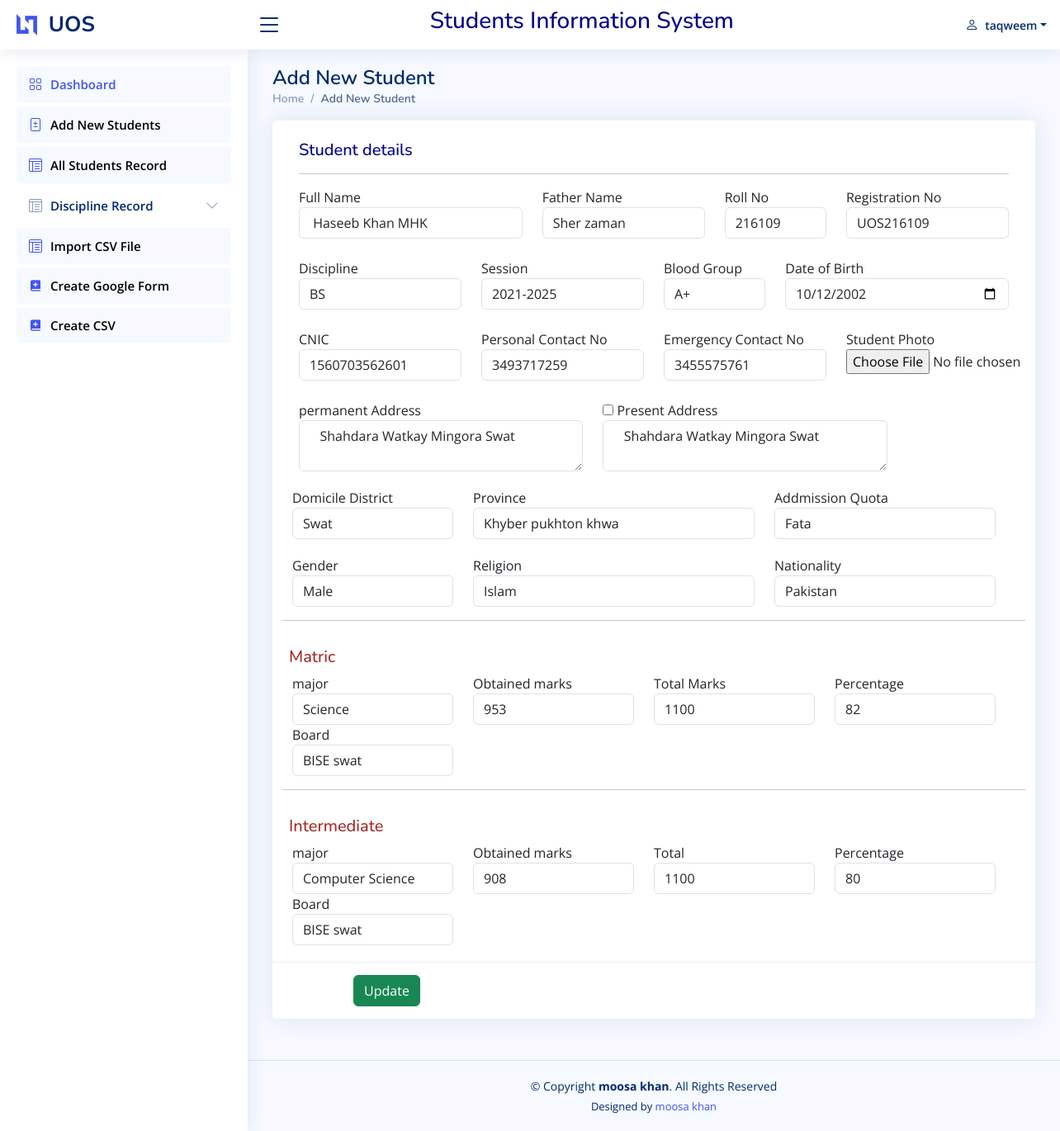
The app's page /addstudent.php?EId=23 (signed in) with its own data.
### tables this page shows
CREATE TABLE `student` (
  `S_no` int(11) NOT NULL,
  `full_name` varchar(50) NOT NULL,
  `f_name` varchar(50) NOT NULL,
  `Roll_no` int(11) NOT NULL,
  `Registration_no` varchar(50) NOT NULL,
  `Discipline` varchar(50) NOT NULL,
  `Session` varchar(20) NOT NULL,
  `Blood` varchar(10) NOT NULL,
  `Dob` date NOT NULL,
  `Cnic` varchar(20) NOT NULL,
  `Personal_c_no` bigint(20) NOT NULL,
  `Emergency_c_no` bigint(20) NOT NULL,
  `Permanent_address` varchar(100) NOT NULL,
  `Present_Address` varchar(100) NOT NULL,
  `Domicile_District` varchar(50) NOT NULL,
  `Province` varchar(50) NOT NULL,
  `Addmission_quota` varchar(50) NOT NULL,
  `Gender` varchar(20) NOT NULL,
  `Religion` varchar(20) NOT NULL,
  `Nationality` varchar(20) NOT NULL,
  `Metric_major` varchar(20) NOT NULL,
  `Ssc_ob_marks` int(11) NOT NULL,
  `Ssc_total_marks` int(11) NOT NULL,
  `Ssc_percentage` int(11) NOT NULL,
  `Ssc_board` varchar(50) NOT NULL,
  `Hssc_major` varchar(50) NOT NULL,
  `Hssc_ob_marks` int(11) NOT NULL,
  `Hssc_total_marks` int(11) NOT NULL,
  `Hssc_precentage` int(11) NOT NULL,
  `Hssc_board` varchar(50) NOT NULL,
  `Picture` varchar(100) NOT NULL
);

### addstudent.php (the view, shortened to what this page needs)
<?php
include("include/Connection.php");
 $stdname="";
    $fname="";
    $rollno="";
    $registrationno="";
    $discipline="";
    $session="";
    $bloodgrou="Select Blood group";
    $dob="";
    $cnic="";
    $permanent_cno="";
    $emergency_cno="";
    $permanent_address="";
    $present_address="";
    $Domicile_district="Select Domicile District";
    $province= "Select Province";
    $quota="";
    $gender="Select Gender";
    $religion="Select Religion";
    $nationality="Select Nationality";
    $ssc_major="Select major";
    $ssc_ob_marks="";
    $ssc_t="";
    $ssc_percentage="";
    $ssc_board="Select Board";
	$hssc_major="Select Major";
    $hssc_ob_marks="";
    $hssc_total_marks="";
    $hssc_percentage="";
    $hssc_board="select Board";
if(!empty($_GET["EId"])){
	$_display="visible";
	$eid = $_GET["EId"];
	$res=mysqli_query($link,"Select * from  student where S_no= '$eid'");
	$r = mysqli_fetch_row($res);
	 $stdname=$r[1];
    $fname=$r[2];
    $rollno=$r[3];
    $registrationno=$r[4];
    $discipline=$r[5];
    $session=$r[6];
    $bloodgrou=$r[7];
    $dob=$r[8];
    $cnic=$r[9];
    $permanent_cno=$r[10];
    $emergency_cno=$r[11];
    $permanent_address=$r[12];
    $present_address=$r[13];
    $Domicile_district=$r[14];
    $province= $r[15];
    $quota=$r[16];
    $gender=$r[17];
    $religion=$r[18];
    $nationality=$r[19];
    $ssc_major=$r[20];
    $ssc_ob_marks=$r[21];
    $ssc_t=$r[22];
    $ssc_percentage=$r[23];
    $ssc_board=$r[24];
	$hssc_major=$r[25];
    $hssc_ob_marks=$r[26];
    $hssc_total_marks=$r[27];
    $hssc_percentage=$r[28];
    $hssc_board=$r[29];
}
else{
	$_display="hidden";
	$_display2="visible";
}
  ?>
<!DOCTYPE html>
<html lang="en">
	<?php
include("include/head.php");
?>
<body>
<?php
include("include/header.php");
include("include/sidebar.php");
?>
  <main id="main" class="main">
    <div class="pagetitle">
      <h1>Add New Student</h1>
      <nav>
        <ol class="breadcrumb">
          <li class="breadcrumb-item"><a href="index.php">Home</a></li>
          <li class="breadcrumb-item active">Add New Student</li>
        </ol>
      </nav>
    </div>
	  <div class="card">
            <div class="card-body">
              <br>
              <form class="row g-3 needs-validation" method="post" enctype="multipart/form-data" novalidate>
                    <div class="card-body">
                      <span style="color: darkblue;"><h5>Student details</h5></span>
                      <hr>
                      <div class="row">
                        <div class="form-group col-md-4">
                          <label for="studentno">Full Name</label>
                          <input type="text" class="form-control" id="stdName"   onkeydown="return /[a-z A-Z]/i.test(event.key)" name="stdName" placeholder="Enter Full Name" value="<?php echo($stdname)?>" required>
                        </div>
                        <div class="form-group col-md-3">
                          <label for="names">Father Name</label>
                          <input type="text" class="form-control"onkeydown="return /[a-z A-Z]/i.test(event.key)" id="F_name" name="fname" placeholder="Enter Father Name"  value="<?php echo($fname)?>"  >
                        </div>
                        <div class="form-group col-md-2">
                          <label for="age">Roll No</label>
                          <input type="text" class="form-control" id="Roll_no" name="rollno" placeholder="Enter Roll No" required oninput="this.value = this.value.replace([a-z A-Z]/[^0-9.]/g, '').replace(/(\..*)\./g, '$1');"  value="<?php echo($rollno)?>" >
                        </div>
                        <div class="form-group col-md-3">
							<label for="age">Registration No</label>
                          <input type="text" class="form-control" id="R_no" name="Registrationno" placeholder="Enter R.No" required  oninput="this.value = this.value.replace([a-z A-Z]/[^0-9.]/g, '').replace(/(\..*)\./g, '$1');"  value="<?php echo($registrationno)?>"  >
                        </div>
                      </div><br>
    <div class="row">
                        <div class="form-group col-md-3">
                          <label for="age">Discipline</label>
                             <input type="text" class="form-control" id="R_no" name="discipline" placeholder="Enter discipline" required  value="<?php echo($discipline)?>"  >
                        </div>
                        <div class="form-group col-md-3">
                          <label for="age">Session<span style="color: blue;"></span></label>
                          <input type="text" class="form-control" id="R_no" name="session" placeholder="Enter Session" required  value="<?php echo($session)?>"  >
                        </div>
                        <div class="form-group col-md-2">
							 <label for="age">Blood Group</label>
                          <select type="select" class="form-control" id="class" name="bg" >
                            <option selected> <?php echo($bloodgrou)?></option>
                          </select>
                        </div>
						  <div class="form-group col-md-4">
                          <label for="age">Date of Birth</label>
                          <input type="date" class="form-control" id="Dob" name="dob" placeholder="Enter Roll No" value="<?php echo($dob)?>">
                        </div>
</div>
						<br>
						<div class="row">
						 <div class="form-group col-md-3">
                          <label for="age">CNIC</label>
                          <input type="text" class="form-control"  onkeydown="return /[0-9][-]/i.test(event.key)" id="Roll_no" name="cnic" placeholder="Enter CNIC" oninput="this.value = this.value.replace(/[^0-9.]/g, '').replace(/(\..*)\./g, '$1');"  value="<?php echo($cnic)?>">
                        </div> <div class="form-group col-md-3">
                          <label for="age">Personal Contact No</label>
                          <input type="number" class="form-control"   id="Roll_no" name="pcno" placeholder="Enter Permanent No" oninput="this.value = this.value.replace(/[^0-9.]/g, '').replace(/(\..*)\./g, '$1');"  value="<?php echo($permanent_cno)?>" >
                        </div>
                        <div class="form-group col-md-3">
							<label for="age">Emergency Contact No</label>
                          <input type="number" class="form-control"  id="R_no" name="ecno" placeholder="Enter Emergency No " oninput="this.value = this.value.replace(/[^0-9.]/g, '').replace(/(\..*)\./g, '$1');"  value="<?php echo($emergency_cno)?>" >
                        </div>
							<div class="form-group col-md-3">
							<label for="exampleInputFile">Student Photo</label>
                          <div class="input-group">
                            <div  class="custom-file">
                              <input type="file" class="" name="photo" id="photo" >
                            </div>
                          </div>
                        </div>
                      </div><br>
						<div class="row">
						 <div class="form-group col-md-5">
                          <label for="age">permanent Address</label>
							 <textarea id="peraddress" name="peraddress" placeholder="Enter permanent Address" class="form-control" > <?php echo($permanent_address)?></textarea>
                        </div> <div class="form-group col-md-5">
								<input type="checkbox" id="checkBox"  onclick="FillAddressInput()" alt="same as permanent" title="same as permanent">
							<label for="age">Present Address</label>
						 <textarea name="preaddress" placeholder="Enter present Address" class="form-control" id="preaddress"  > <?php echo($present_address)?></textarea>
                        </div>
                      </div>
						</div>
						<br>
                      <div class="row">
                        <div class="form-group col-md-3">
                          <label for="parentname">Domicile District</label>
                         <select type="select" class="form-control" id="relation" name="Ddistrict">
                            <option selected><?php echo($Domicile_district)?></option>
                          </select>
                        </div>
                        <div class="form-group col-md-5">
                          <label for="relation">Province</label>
                          <select type="select" class="form-control" id="relation" name="province">
                            <option selected><?php echo($province)?> </option>
                          </select>
                        </div>
                        <div class="form-group col-md-4">
                          <label for="age">Addmission Quota</label>
                        <input type="text" class="form-control" id="R_no" name="quota" placeholder="Enter Addmission quota" required  value="<?php echo($quota)?>"  >
                        </div>
                      </div>
				  <div class="row" style="margin-top: 20px">
                        <div class="form-group col-md-3">
                          <label for="parentname">Gender</label>
                          <select type="select" class="form-control" id="relation" name="gender" required="">
                            <option selected><?php echo($gender)?></option>
                          </select>
                        </div>
                        <div class="form-group col-md-5">
                          <label for="relation">Religion</label>
                          <select type="select" class="form-control" id="relation" name="religion" >
                            <option selected><?php echo($religion)?></option>
                          </select>
                        </div>
                        <div class="form-group col-md-4">
                          <label for="age"> Nationality</label>
                         <select type="select" class="form-control" id="relation" name="nationality" >
                            <option selected><?php echo($nationality)?> </option>
                          </select>
                        </div>
                      </div><br>
                      <hr>
                      <span style="color: brown"><h5>Matric</h5></span>
                      <div class="row">
                        <div class="form-group col-md-3 ">
                          <label for="phone1">major</label>
                          <select type="select" class="form-control" id="country" name="ssc_major" >
                            <option selected><?php echo($ssc_major)?></option>
                          </select>
                        </div>
                        <div class="form-group col-md-3 ">
                          <label for="district">Obtained marks</label>
                          <input type="text" class="form-control" onkeydown="return /[0-9]/i.test(event.key)" id="Roll_no" name="ssc_ob_marks" placeholder="Enter SSC obtained Marks" oninput="this.value = this.value.replace(/[^0-9.]/g, '').replace(/(\..*)\./g, '$1');" value="<?php echo($ssc_ob_marks)?>" >
                        </div>
						  <div class="form-group col-md-3 ">
                          <label for="district">Total Marks </label>
                          <input type="text" class="form-control" id="" name="ssc_t" onkeydown="return /[0-9]/i.test(event.key)" placeholder="Enter SSC total Marks" oninput="this.value = this.value.replace(/[^0-9.]/g, '').replace(/(\..*)\./g, '$1');" value="<?php echo($ssc_t)?>">
                        </div>
                        <div class="form-group col-md-3 ">
                          <label for="">Percentage</label>
                          <input type="text" class="form-control" id="" name="ssc_percentage"    placeholder="%age" value="<?php echo($ssc_percentage)?>" >
                        </div>
                        <div class="form-group col-md-3 ">
                          <label for="">Board</label>
                          <select type="select" class="form-control"  name="ssc_board" >
                            <option selected><?php echo($ssc_board)?></option>
                          </select>
                        </div>
                      </div>
				    <hr>
                      <span style="color: brown"><h5>Intermediate</h5></span>
				  <div class="row">
                        <div class="form-group col-md-3 ">
                          <label for="phone1">major</label>
                          <select type="select" class="form-control"  name="hssc_major" >
                            <option selected><?php echo($hssc_major)?></option>
                          </select>
                        </div>
                        <div class="form-group col-md-3 ">
                          <label for="district">Obtained marks</label>
                          <input type="text" class="form-control" onkeydown="return /[0-9]/i.test(event.key)" id="Roll_no" name="hssc_ob_marks" placeholder="Enter HSSC obtained Marks" oninput="this.value = this.value.replace(/[^0-9.]/g, '').replace(/(\..*)\./g, '$1');" value="<?php echo($hssc_ob_marks)?>"  >
                        </div>
						  <div class="form-group col-md-3 ">
                          <label for="district">Total</label>
                          <input type="text" class="form-control" onkeydown="return /[0-9]/i.test(event.key)" id="Roll_no" name="hssc_total_marks" placeholder="Enter HSSC total Marks" oninput="this.value = this.value.replace(/[^0-9.]/g, '').replace(/(\..*)\./g, '$1');" value="<?php echo($hssc_total_marks)?>"  >
                        </div>
                        <div class="form-group col-md-3 ">
                          <label >Percentage</label>
                          <input type="text" class="form-control" name="hssc_precentage" placeholder="%age" value="<?php echo($hssc_percentage)?>" >
                        </div>
                        <div class="form-group col-md-3 ">
                          <label for="">Board</label>
                          <select type="select" class="form-control"  name="hssc_board" >
                            <option selected><?php echo($hssc_board)?></option>
                          </select>
                        </div>
                      </div>
                    </div>
                    <div class="card-footer">
						 <button type="submit" name="btnupd" class="btn btn-success"  style="visibility: <?php echo($_display)?>">Update</button>
                    </div>
            </div>
  </main>
<?php
include("include/footer.php");
?>
</body>
</html>

### assets/css/style.css (style rules this page uses)
:root { scroll-behavior: smooth; }
body { font-family: "Open Sans", sans-serif; background: #f6f9ff; color: #444444; }
a { color: #4154f1; text-decoration: none; }
h1, h2, h3, h4, h5, h6 { font-family: "Nunito", sans-serif; }
#main { margin-top: 60px; padding: 20px 30px; transition: all 0.3s; }
.pagetitle { margin-bottom: 10px; }
.pagetitle h1 { font-size: 24px; margin-bottom: 0; font-weight: 600; color: #012970; }
.card { margin-bottom: 30px; border: none; border-radius: 5px; box-shadow: 0px 0 30px rgba(1, 41, 112, 0.1); }
.card-header, .card-footer { border-color: #ebeef4; background-color: #fff; color: #798eb3; padding: 15px; }
.card-body { padding: 0 20px 20px 20px; }
.breadcrumb { font-size: 14px; font-family: "Nunito", sans-serif; color: #899bbd; font-weight: 600; }
.breadcrumb a { color: #899bbd; transition: 0.3s; }
.breadcrumb .breadcrumb-item::before { color: #899bbd; }
.breadcrumb .active { color: #51678f; font-weight: 600; }
@media (min-width: 1200px) { #main, #footer { margin-left: 300px; } }

### records on screen
student: stdName "Haseeb Khan MHK", fname "Sher zaman", rollno "216109", Registrationno "UOS216109", discipline "BS", session "2021-2025", bg "A+", dob "10/12/2002", cnic "1560703562601", pcno "3493717259", ecno "3455575761", peraddress "Shahdara Watkay Mingora Swat", preaddress "Shahdara Watkay Mingora Swat", Ddistrict "Swat", province "Khyber pukhton khwa", quota "Fata", gender "Male", religion "Islam", nationality "Pakistan", ssc_major "Science", ssc_ob_marks "953", ssc_t "1100", ssc_percentage "82", ssc_board "BISE swat", hssc_major "Computer Science", hssc_ob_marks "908", hssc_total_marks "1100", hssc_precentage "80", hssc_board "BISE swat"

### other values on screen
$_SESSION["username"] "taqweem"
